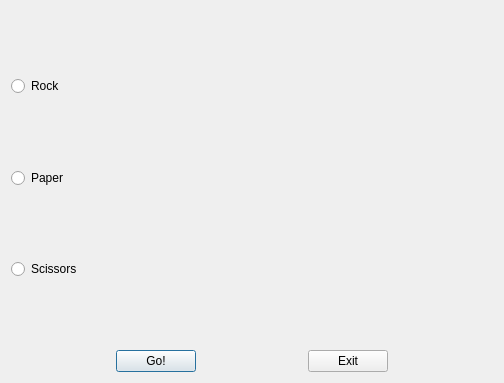
<?xml version="1.0" encoding="UTF-8"?>
<ui version="4.0">
 <class>Choise</class>
 <widget class="QDialog" name="Choise">
  <property name="geometry">
   <rect>
    <x>0</x>
    <y>0</y>
    <width>504</width>
    <height>383</height>
   </rect>
  </property>
  <property name="windowTitle">
   <string>Dialog</string>
  </property>
  <layout class="QVBoxLayout" name="verticalLayout">
   <item>
    <spacer name="verticalSpacer">
     <property name="orientation">
      <enum>Qt::Vertical</enum>
     </property>
     <property name="sizeHint" stdset="0">
      <size>
       <width>13</width>
       <height>52</height>
      </size>
     </property>
    </spacer>
   </item>
   <item>
    <widget class="QRadioButton" name="RockButton">
     <property name="text">
      <string>Rock</string>
     </property>
    </widget>
   </item>
   <item>
    <spacer name="verticalSpacer_2">
     <property name="orientation">
      <enum>Qt::Vertical</enum>
     </property>
     <property name="sizeHint" stdset="0">
      <size>
       <width>20</width>
       <height>52</height>
      </size>
     </property>
    </spacer>
   </item>
   <item>
    <widget class="QRadioButton" name="PaperButton">
     <property name="text">
      <string>Paper</string>
     </property>
    </widget>
   </item>
   <item>
    <spacer name="verticalSpacer_3">
     <property name="orientation">
      <enum>Qt::Vertical</enum>
     </property>
     <property name="sizeHint" stdset="0">
      <size>
       <width>20</width>
       <height>51</height>
      </size>
     </property>
    </spacer>
   </item>
   <item>
    <widget class="QRadioButton" name="ScissorsButton">
     <property name="text">
      <string>Scissors</string>
     </property>
    </widget>
   </item>
   <item>
    <spacer name="verticalSpacer_4">
     <property name="orientation">
      <enum>Qt::Vertical</enum>
     </property>
     <property name="sizeHint" stdset="0">
      <size>
       <width>20</width>
       <height>52</height>
      </size>
     </property>
    </spacer>
   </item>
   <item>
    <layout class="QHBoxLayout" name="horizontalLayout">
     <item>
      <spacer name="horizontalSpacer_3">
       <property name="orientation">
        <enum>Qt::Horizontal</enum>
       </property>
       <property name="sizeHint" stdset="0">
        <size>
         <width>40</width>
         <height>20</height>
        </size>
       </property>
      </spacer>
     </item>
     <item>
      <widget class="QPushButton" name="GoButton">
       <property name="text">
        <string>Go!</string>
       </property>
      </widget>
     </item>
     <item>
      <spacer name="horizontalSpacer">
       <property name="orientation">
        <enum>Qt::Horizontal</enum>
       </property>
       <property name="sizeHint" stdset="0">
        <size>
         <width>40</width>
         <height>20</height>
        </size>
       </property>
      </spacer>
     </item>
     <item>
      <widget class="QPushButton" name="ExitButton">
       <property name="text">
        <string>Exit</string>
       </property>
      </widget>
     </item>
     <item>
      <spacer name="horizontalSpacer_2">
       <property name="orientation">
        <enum>Qt::Horizontal</enum>
       </property>
       <property name="sizeHint" stdset="0">
        <size>
         <width>40</width>
         <height>20</height>
        </size>
       </property>
      </spacer>
     </item>
    </layout>
   </item>
  </layout>
 </widget>
 <resources/>
 <connections/>
</ui>
